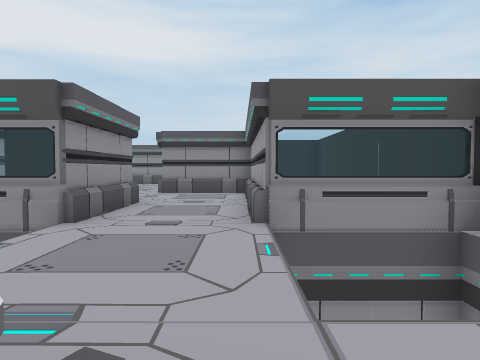
[1] (above)

12 first-person views from a walk through a scene from a Unity 3-D project. The camera is 1.3 m above the floor, tilts 2° down and sees 75° across. The floor is counted in squares, 2 m on a side. Each view is taken from the middle of a square. On the plan, view 1 faces up. The plan holds only what a view shows up to about 10 squares ahead; the rest is blank. The player is left out.

[2]
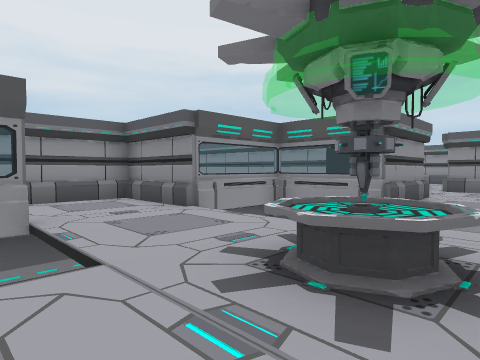

[3]
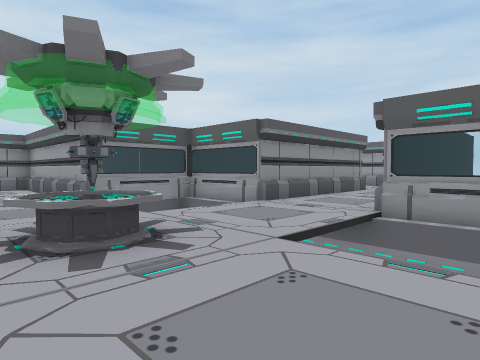

[4]
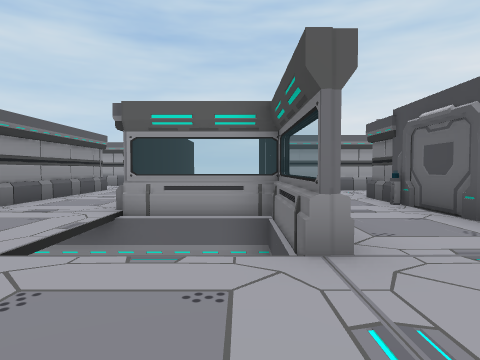

[5]
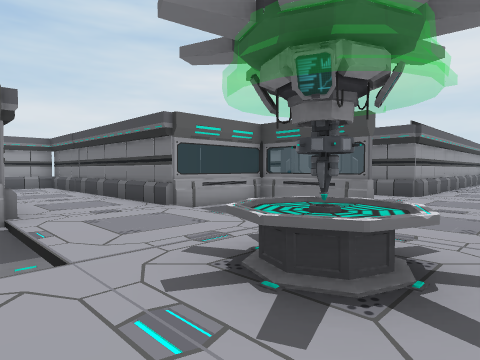

[6]
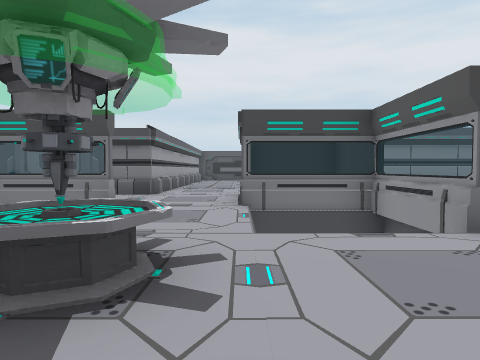

[7]
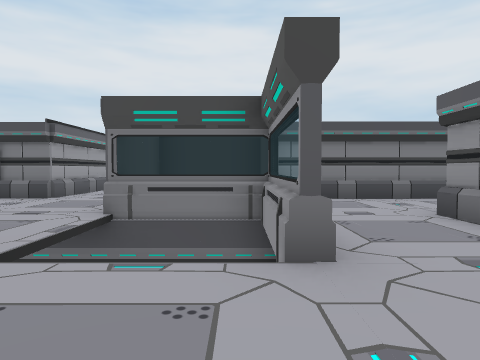

[8]
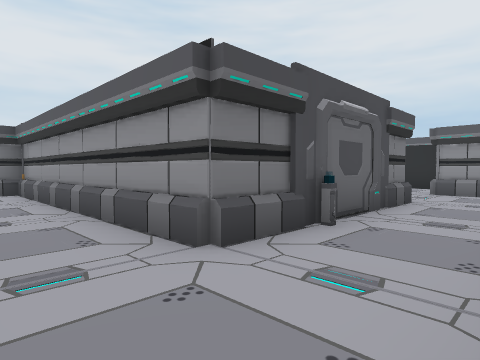

[9]
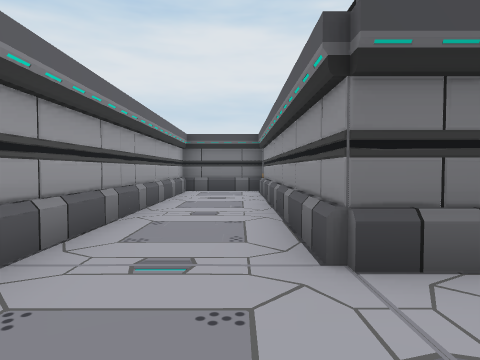

[10]
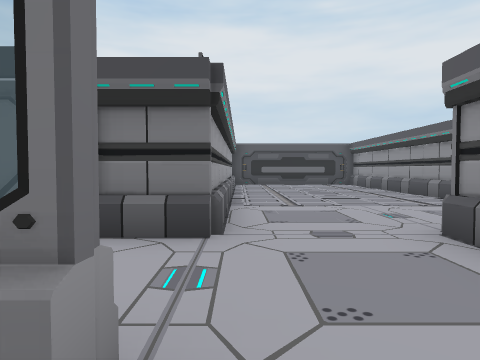

[11]
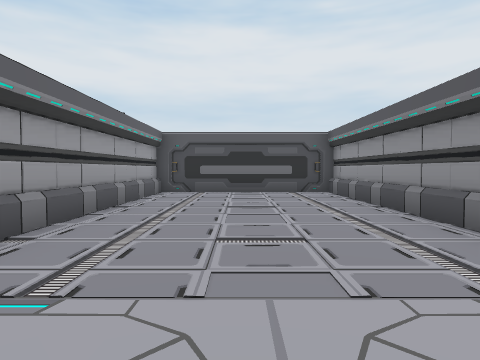

[12]
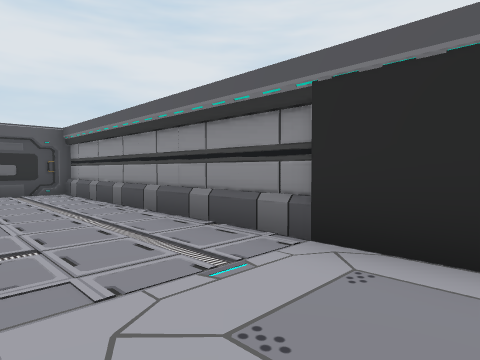

### Floor plan
Points are (right, up) in squares from view 1. A wall is a line through its corners. A room is listed if a view was taken in it or the views show most of it. See-through windows are left out.
Room 1 (views 1, 2, 3, 4, 5, 6, 7, 8, 9, 10)
walls: (2.8, -3.8) (2.8, -1.2) (9.1, -1.2); (0.2, -3.6) (7.6, -3.6); (2, -6) (2.7, -6.1); (2.1, -6) (3.2, -5.8); (3, -6) (3.5, -6.1); (0.3, -6.1) (5.3, -6.1) (5.3, -13.4) (7.7, -13.4) (7.7, -4.5); (5.5, 3.6) (0.3, 3.6) (0.3, 8.6) (-1.4, 8.6); (-2.1, -5.1) (-2.1, -6.2); (7.9, 1.3) (2.8, 1.3) (2.8, 10); (-4.8, -1.2) (-4.5, -1.2) (-4.5, -6.1); (-4.6, -3.6) (-2, -3.6); (-4.5, 4) (-4.5, 1.3) (-7, 1.3) (-7, -1.1); (-2.1, 6.3) (-2.1, 3.6) (-4.6, 3.6); (-7, -2.6) (-7, -3.5)
ways out: opening at (-0.5, -6) to room 2; opening at (-5.5, -2.5); opening at (-2, 7.5)
objects: table (-1, 0); other object (-1, 1)
Room 2 (views 11, 12)
walls: (-0.5, -15.8) (0, -15.7); (-4.5, -6.6) (-4.5, -15.7) (-3.7, -15.8); (-4.1, -15.9) (-3.5, -15.7); (-4.5, -15.8) (0.3, -15.8) (0.3, -6.1)
ways out: opening at (-0.5, -6) to room 1

Where each view was taken, in squares from view 1:
view 1: 0 up, 0 right, facing up
view 2: 2 down, 0 right, facing up-left
view 3: 3 down, 2 left, facing up-right
view 4: 3 down, 2 left, facing right
view 5: 2 up, 2 left, facing down-right
view 6: 2 up, 2 left, facing down
view 7: 1 up, 4 left, facing down
view 8: 4 down, 7 right, facing down-left
view 9: 4 down, 6 right, facing down
view 10: 3 down, 0 right, facing down
view 11: 7 down, 2 left, facing down
view 12: 7 down, 2 left, facing down-left
